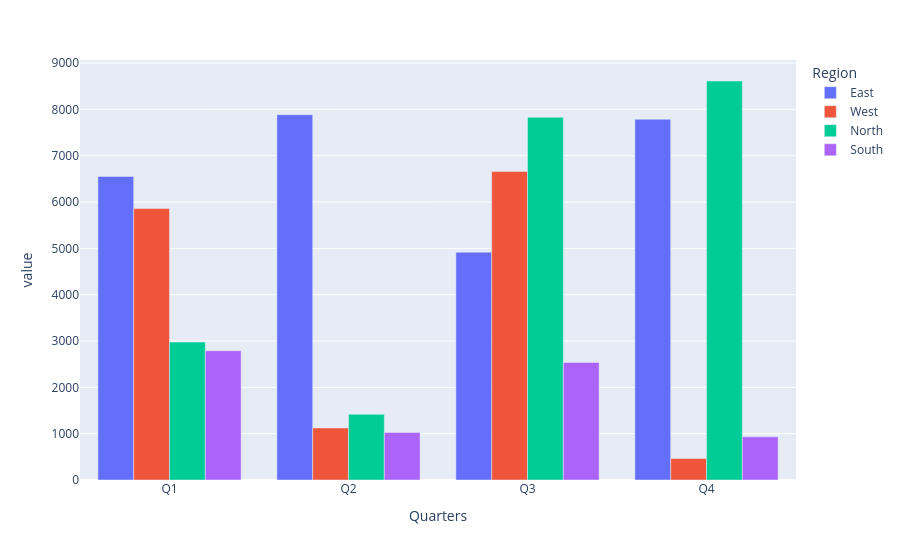

The code cell stored with this chart in its notebook:
### Code cell
data.plot.bar(barmode="group")

### Figure 1 — Plotly figure (JSON) as saved in the notebook; plotly's stock layout.template omitted (floating-point values rounded to 4 significant figures)
{"data": [{"alignmentgroup": "True", "hovertemplate": "Region=East<br>Quarters=%{x}<br>value=%{y}<extra></extra>", "legendgroup": "East", "marker": {"color": "#636efa", "pattern": {"shape": ""}}, "name": "East", "offsetgroup": "East", "orientation": "v", "showlegend": true, "textposition": "auto", "type": "bar", "x": ["Q1", "Q2", "Q3", "Q4"], "xaxis": "x", "y": [6554.0, 7886.0, 4918.0, 7787.0], "yaxis": "y"}, {"alignmentgroup": "True", "hovertemplate": "Region=West<br>Quarters=%{x}<br>value=%{y}<extra></extra>", "legendgroup": "West", "marker": {"color": "#EF553B", "pattern": {"shape": ""}}, "name": "West", "offsetgroup": "West", "orientation": "v", "showlegend": true, "textposition": "auto", "type": "bar", "x": ["Q1", "Q2", "Q3", "Q4"], "xaxis": "x", "y": [5859.0, 1123.0, 6658.0, 463.2], "yaxis": "y"}, {"alignmentgroup": "True", "hovertemplate": "Region=North<br>Quarters=%{x}<br>value=%{y}<extra></extra>", "legendgroup": "North", "marker": {"color": "#00cc96", "pattern": {"shape": ""}}, "name": "North", "offsetgroup": "North", "orientation": "v", "showlegend": true, "textposition": "auto", "type": "bar", "x": ["Q1", "Q2", "Q3", "Q4"], "xaxis": "x", "y": [2977.0, 1417.0, 7831.0, 8613.0], "yaxis": "y"}, {"alignmentgroup": "True", "hovertemplate": "Region=South<br>Quarters=%{x}<br>value=%{y}<extra></extra>", "legendgroup": "South", "marker": {"color": "#ab63fa", "pattern": {"shape": ""}}, "name": "South", "offsetgroup": "South", "orientation": "v", "showlegend": true, "textposition": "auto", "type": "bar", "x": ["Q1", "Q2", "Q3", "Q4"], "xaxis": "x", "y": [2790.0, 1025.0, 2537.0, 932.2], "yaxis": "y"}], "layout": {"barmode": "group", "legend": {"title": {"text": "Region"}, "tracegroupgap": 0}, "margin": {"t": 60}, "xaxis": {"anchor": "y", "domain": [0, 1], "title": {"text": "Quarters"}}, "yaxis": {"anchor": "x", "domain": [0, 1], "title": {"text": "value"}}}}
